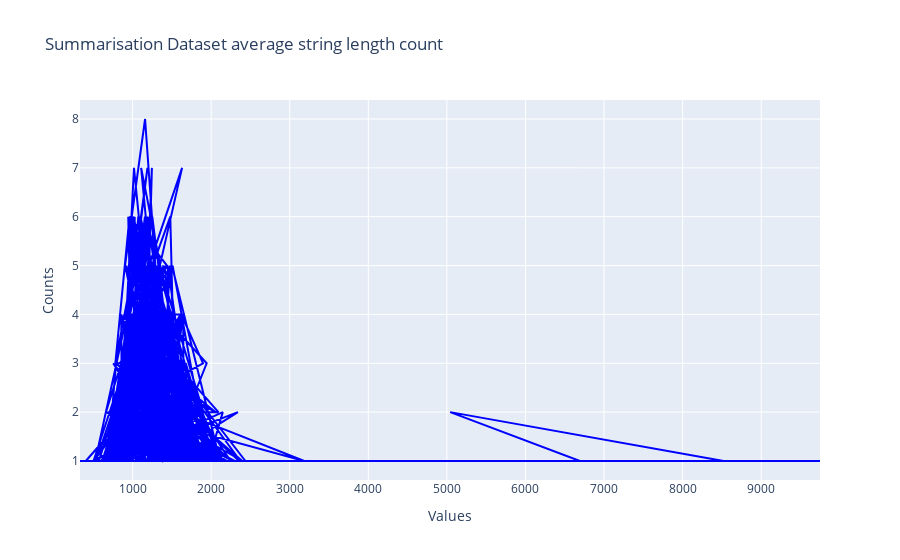

The cell this chart's notebook holds for it:
### Code cell
import plotly.graph_objs as go
from collections import Counter

# Using your count_vanilla data
keys = list(count_vanilla.keys())
values = list(count_vanilla.values())

# Create a line plot
trace = go.Scatter(x=keys, y=values, mode='lines', line=dict(color='blue'))

# Layout configuration
layout = go.Layout(
    title="Summarisation Dataset average string length count",
    xaxis=dict(title='Values'),
    yaxis=dict(title='Counts')
)

# Combine the trace and layout into a figure
fig = go.Figure(data=[trace], layout=layout)

# Show the plot
fig.show()

### Figure 1 — Plotly figure (JSON) as saved in the notebook; plotly's stock layout.template omitted (floating-point values rounded to 4 significant figures; data arrays with more than 128 entries replaced by an {"elided": "..."} marker saying what was removed)
{"data": [{"line": {"color": "blue"}, "mode": "lines", "type": "scatter", "x": {"elided": "1097 int values"}, "y": {"elided": "1097 int values"}}], "layout": {"title": {"text": "Summarisation Dataset average string length count"}, "xaxis": {"title": {"text": "Values"}}, "yaxis": {"title": {"text": "Counts"}}}}
